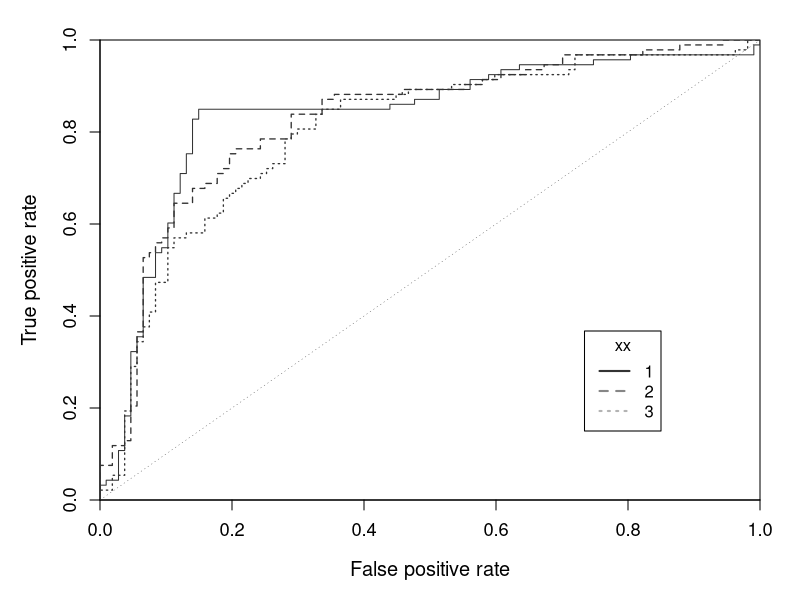

R code for this plot:
library(ROCR)

# see http://stackoverflow.com/questions/18130338/plotting-an-roc-curve-in-glmnet
# https://mlr-org.github.io/mlr-tutorial/release/html/roc_analysis/index.html
data(ROCR.simple)
pred <- prediction(ROCR.simple$predictions, ROCR.simple$labels)
pred2 <- prediction(abs(ROCR.simple$predictions +
                          rnorm(length(
                            ROCR.simple$predictions
                          ), 0, 0.1)),
                    ROCR.simple$labels)
pred3 <- prediction(abs(ROCR.simple$predictions +
                          rnorm(length(
                            ROCR.simple$predictions
                          ), 0, 0.11)),
                    ROCR.simple$labels)
perf <- performance(pred, "tpr", "fpr")
perf2 <- performance(pred2, "tpr", "fpr")
perf3 <- performance(pred3, "tpr", "fpr")
par(
  mar = c(5, 5, 2, 2),
  xaxs = "i",
  #?
  yaxs = "i",
  #?
  cex.axis = 1.1,
  cex.lab = 1.2
)
g <- gray.colors(
  3,
  start = 0.2,
  end = 0.7,
  gamma = 2.2,
  alpha = NULL
)
plot(perf,
     col = g,
     lty = 1,
     lwd = 1)
plot(perf2,
     add = TRUE,
     col = g,
     lty = 2,
     lwd = 1.3
)
plot(perf3,
     add = TRUE,
     col = g,
     lty = 3,
     lwd = 1.3
)

# Add a legend
legend(
  "bottomright",
  inset = .15,
  c("1", "2", "3"),
  title = "xx",
  horiz = FALSE,
  lty = c(1:3),
  lwd = 2,
  col = g
)

abline(a = 0,
       b = 1,
       lty = "dotted",
       lwd = 0.3)
#
# # calculating the values for ROC curve
# pred <- prediction(target_pred, target_class)
# perf <- performance(pred, "tpr", "fpr")
# # changing params for the ROC plot - width, etc
# par(
#   mar = c(5, 5, 2, 2),
#   xaxs = "i",
#   yaxs = "i",
#   cex.axis = 1.3,
#   cex.lab = 1.4
# )
# plotting the ROC curve
# plot(perf,
#      col = "black",
#      lty = 3,
#      lwd = 3)
# # calculating AUC
# auc <- performance(pred, "auc")
# # now converting S4 class to vector
# auc <- unlist(slot(auc, "y.values"))
# # adding min and max ROC AUC to the center of the plot
# minauc <- min(round(auc, digits = 2))
# maxauc <- max(round(auc, digits = 2))
# minauct <- paste(c("min(AUC)  = "), minauc, sep = "")
# maxauct <- paste(c("max(AUC) = "),
#                  maxauc, sep = "")
# legend(
#   0.3,
#   0.6,
#   c(minauct, maxauct, "\n"),
#   border = "white",
#   cex = 1.7,
#   box.col = "white"
# )
